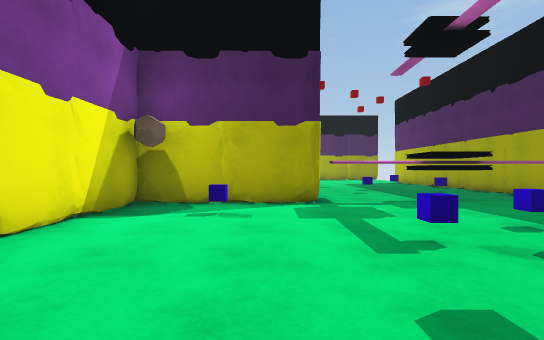
[1] (above)

18 first-person views from a walk through a Unity game level. The camera is 1.2 m above the floor, looks level and sees 85° across. The floor is counted in squares, 1.73 m on a side. Each view is taken from the middle of a square. On the plan, view 1 faces up. The plan holds only what a view shows up to about 10 squares ahead; the rest is blank. The place goes on beyond the plan. The player character is not drawn.

[2]
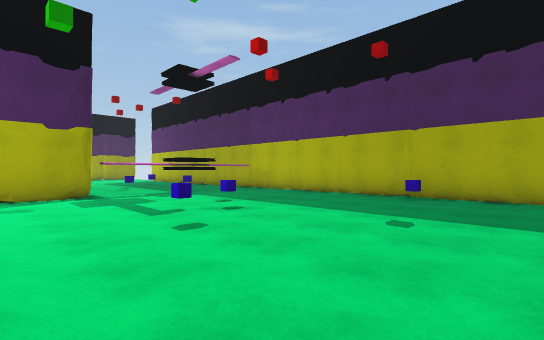

[3]
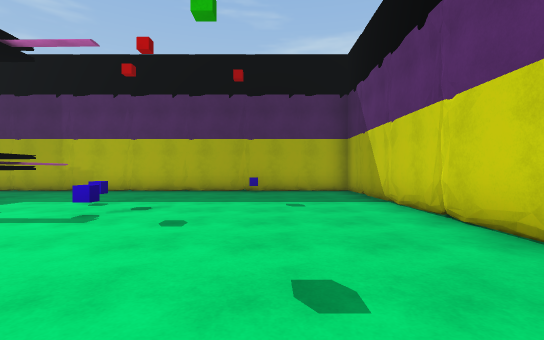

[4]
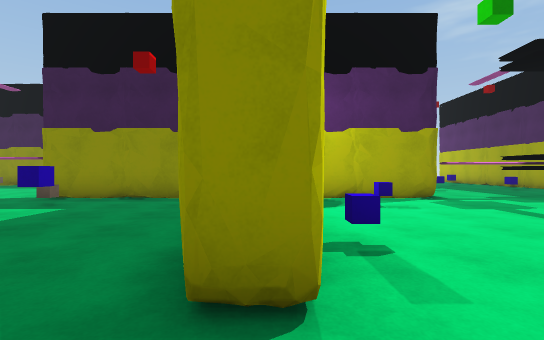

[5]
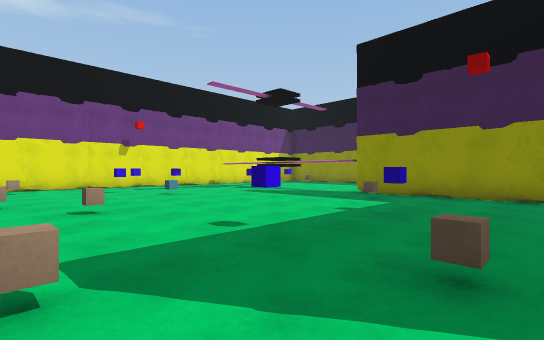

[6]
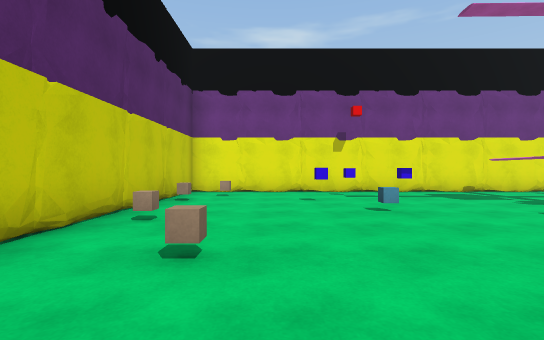

[7]
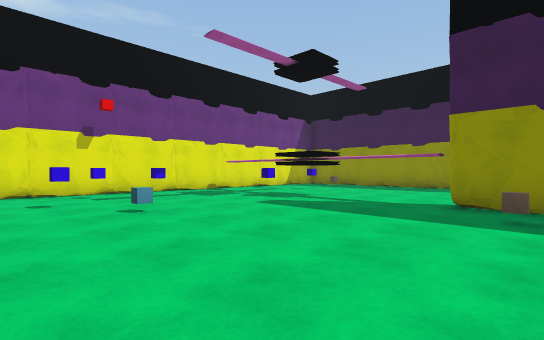

[8]
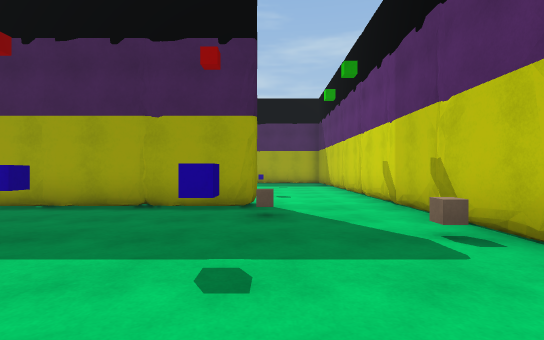

[9]
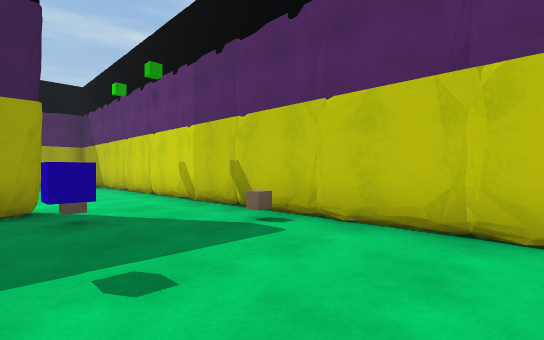

[10]
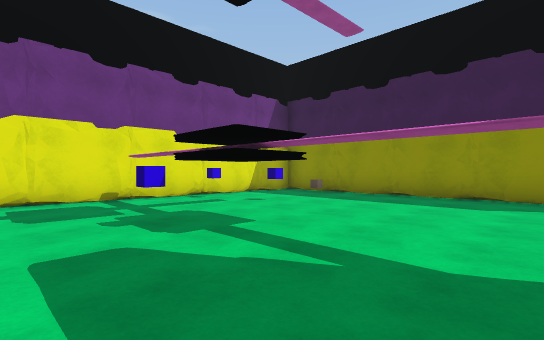

[11]
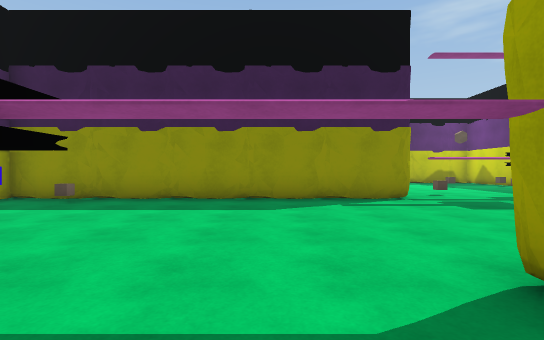

[12]
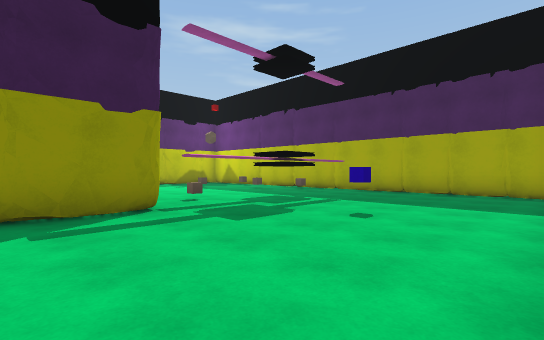

[13]
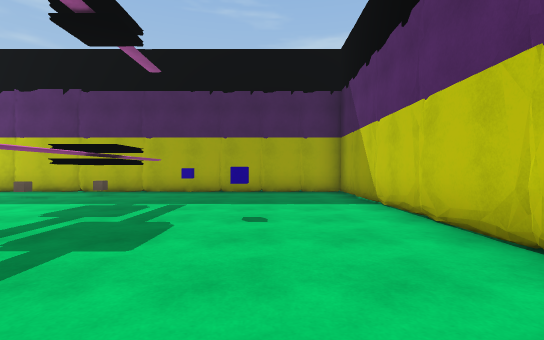

[14]
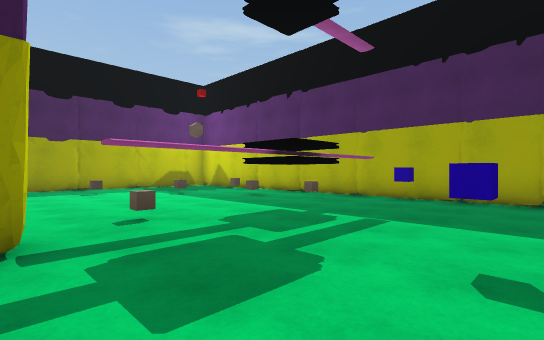

[15]
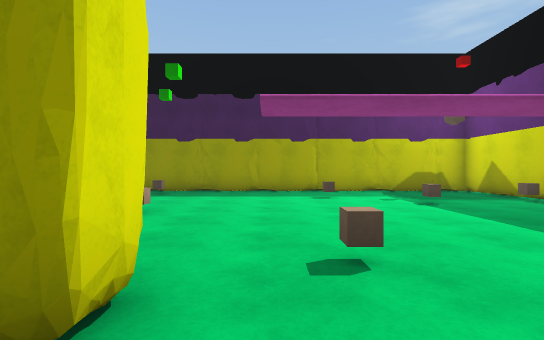

[16]
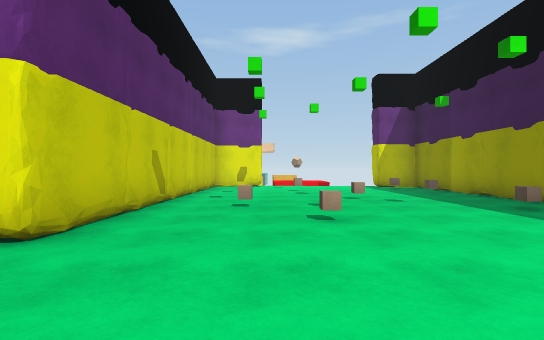

[17]
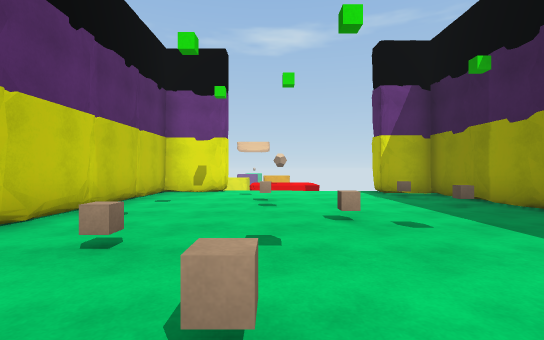

[18]
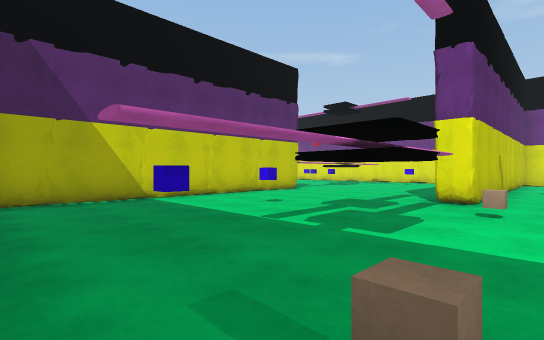

### Floor plan
Key: @ floor where view 1 was taken; # wall or solid block; x gap in a wall; . floor; / step, stairs or slope; C cube; T thing the floor can be seen under or through; O other object.
Columns run from 17 left of view 1 to 7 right of it. Each row starts with its distance up from view 1.
 21  ##################
 20 ##..C...C.........#
 19 #.O...............#
 18 /...........O....C#
 17 /.....C.......C...#
 16  ..O.....C........#
 15  ...............C.#
 14 #......C........C.#
 13 #...........C.....#
 12 ##########xx#####.#
 11 #..C............C.#
 10 #.................#
  9 #..C.........C....#
  8 #.O...............#
  7 #....T...........####
  6 #.  TTTT.#########.######
  5 #.........C...#.C.......#
  4 #.............#.....C...#
  3 #..C.......C..#....C....#
  2 #.C..C........#C........#
  1 #..C......C...#........C#
  0 #............C...@......#
 -1 #.O.....C...............#
 -2 #..C..C....C............#
 -3 #########################

Positions as (right, up) in squares from view 1, and headings:
1: (0, 0), facing up
2: (-1, -2), facing up-right
3: (-3, 0), facing right
4: (-3, -1), facing up
5: (-4, -2), facing up-left
6: (-7, 0), facing left
7: (-7, 0), facing up-left
8: (-9, 0), facing right
9: (-9, 1), facing down-right
10: (-9, 4), facing up-left
11: (-10, 5), facing up
12: (-9, 7), facing up-right
13: (-9, 9), facing right
14: (-7, 9), facing up-right
15: (-6, 11), facing up
16: (-4, 15), facing left
17: (-7, 16), facing left
18: (0, 14), facing down-left
